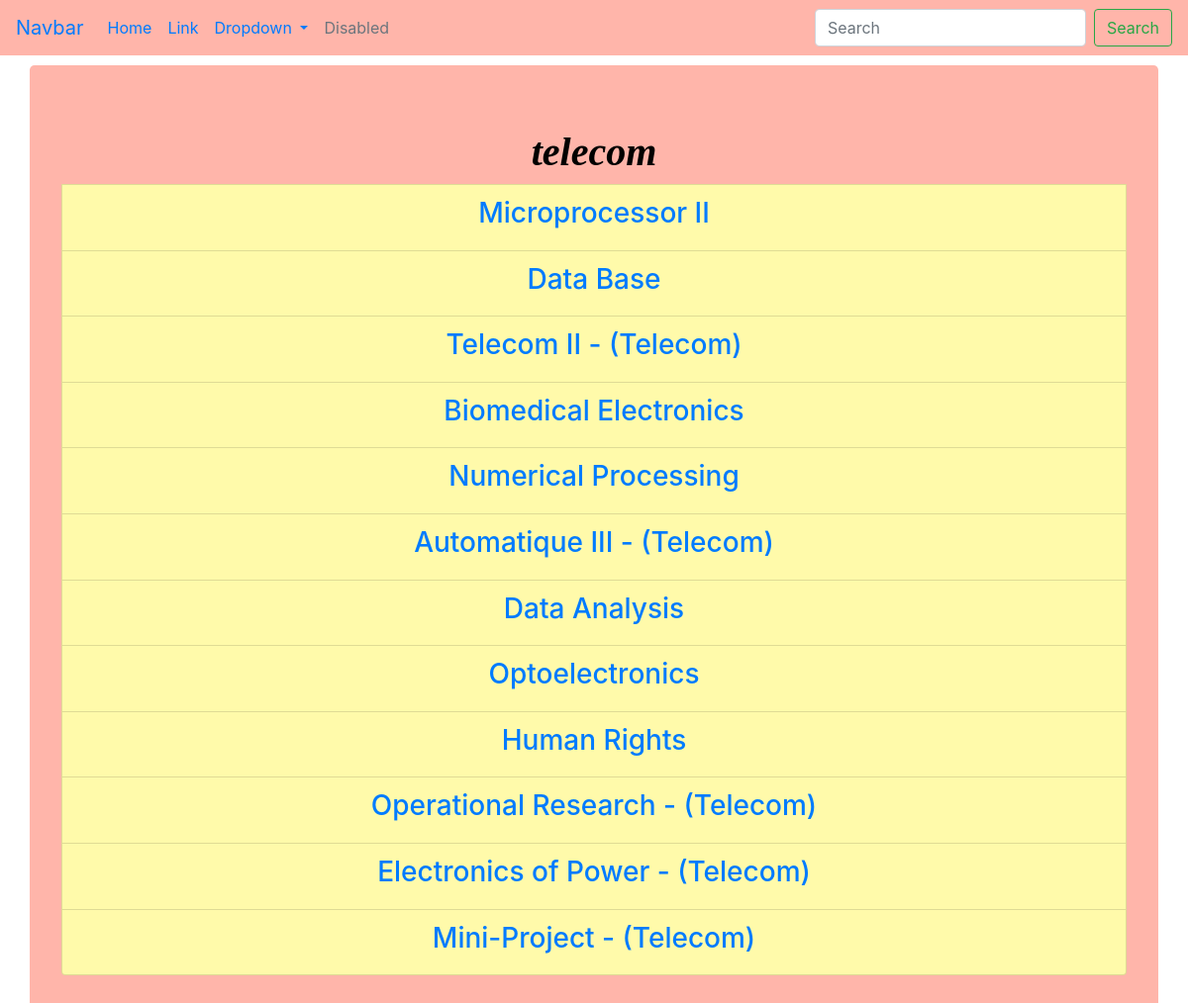
/Courses/telecom/, run on the app's committed database.
### ElectricalSem8App/models.py (models this page shows)
class Course(models.Model):
	def __str__(self):
		return self.Name
	Name = models.CharField(max_length=100, primary_key="True")
	Discipline = models.CharField(max_length=100, choices=Discipline_Choices,default="telecom")

### ElectricalSem8App/views.py (the view)
# urls.py: path('Courses/<str:discipline>/',views.course_list, name="course_list"),
def course_list(request, discipline="telecom"):
	courses=Course.objects.all()
	return render(request, 'course_list.html', {'courses':courses, 'discipline':discipline})

### ElectricalSem8App/templates/course_list.html
{% extends 'base.html' %}
{% block contentblock %}
<div class="container jumbotron" style="background-color:#ffb5aa;margin-top:10px">
<ul class="list-group">
<h1 style="text-align: center; color:black;font-family: 'Font Awesome\ 5 Free';"> <b><i>{{discipline}}</i></b></h1>
{% for course in courses %}
{% if course.Discipline == 'common' or discipline == course.Discipline %}
<li class="list-group-item list-group-item-danger" style="background-color:#fffaaa"><a href="{% url 'course_prompt' course %}"><h3 style="text-align:center"> {{course}} </h3></a></li>
{%  endif %}
{% endfor %}
</ul></div>
{% endblock %}

### ElectricalSem8App/templates/base.html (shortened to what this page needs)
<html>
<link rel="stylesheet" href="https://stackpath.bootstrapcdn.com/bootstrap/4.4.1/css/bootstrap.min.css">
<html>
<link rel="stylesheet" href="https://stackpath.bootstrapcdn.com/bootstrap/4.4.1/css/bootstrap.min.css">
<nav class="navbar navbar-expand-lg " style="background-color: #ffb5aa">
  <a class="navbar-brand" href="#">Navbar</a>
  <div class="collapse navbar-collapse" id="navbarSupportedContent">
    <ul class="navbar-nav mr-auto">
      <li class="nav-item active">
        <a class="nav-link" href="#">Home <span class="sr-only">(current)</span></a>
      </li>
      <li class="nav-item">
        <a class="nav-link" href="#">Link</a>
      </li>
      <li class="nav-item dropdown">
        <a class="nav-link dropdown-toggle" href="#" id="navbarDropdown" role="button" data-toggle="dropdown" aria-haspopup="true" aria-expanded="false">
          Dropdown
        </a>
      </li>
      <li class="nav-item">
        <a class="nav-link disabled" href="#">Disabled</a>
      </li>
    </ul>
    <form class="form-inline my-2 my-lg-0">
      <input class="form-control mr-sm-2" type="search" placeholder="Search" aria-label="Search">
      <button class="btn btn-outline-success my-2 my-sm-0" type="submit">Search</button>
    </form>
  </div>
</nav>
{% block contentblock %}
{% endblock %}

### data on the page
Course: Name "Microprocessor II"
Course: Name "Data Base"
Course: Name "Telecom II - (Telecom)"
Course: Name "Biomedical Electronics"
Course: Name "Numerical Processing"
Course: Name "Automatique III - (Telecom)"
Course: Name "Data Analysis"
Course: Name "Optoelectronics"
Course: Name "Human Rights"
Course: Name "Operational Research - (Telecom)"
Course: Name "Electronics of Power - (Telecom)"
Course: Name "Mini-Project - (Telecom)"

### other printed values
{{ discipline }} "telecom"
